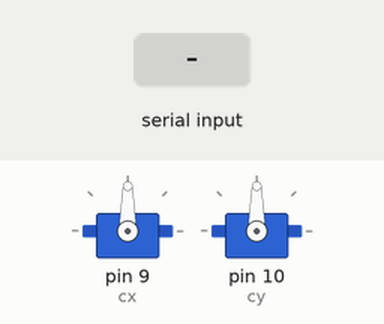
This sketch was run on a simulated Arduino Uno, built with avr-gcc and run on an emulated ATmega328P. Parts: 2 × servo. Inputs (shaded band) come from the test bench.

Above: at 1.2 s.
1.3 s: "90,45\n" received over Serial
At 2.2 s:
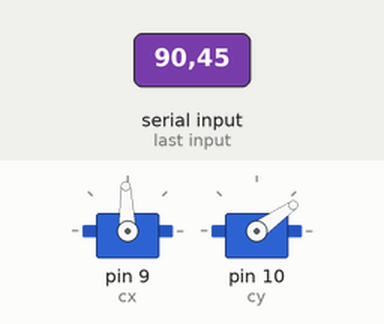
2.9 s: "30,150\n" received over Serial
At 3.5 s:
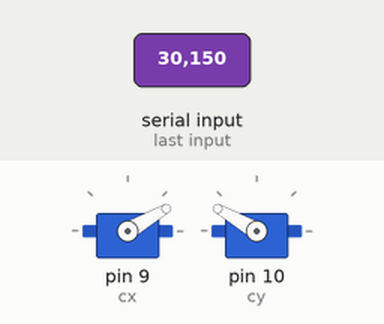
4.4 s: "5\n" received over Serial
At 6.6 s:
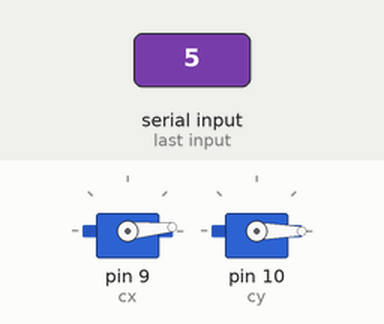
6.9 s: "90\n" received over Serial
At 8.4 s:
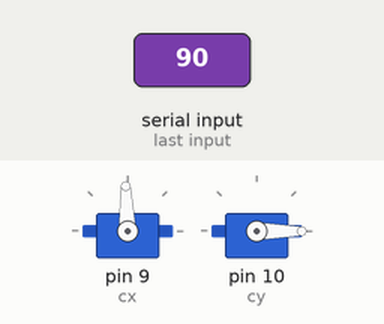
9.5 s: "1,90\n" received over Serial
At 10.8 s:
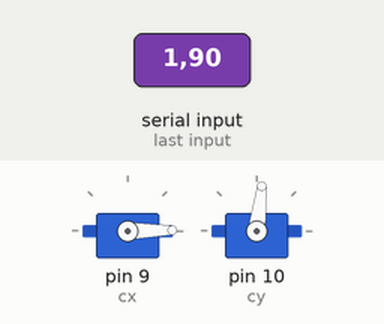
11.1 s: "1,90,45\n" received over Serial
At 13.0 s:
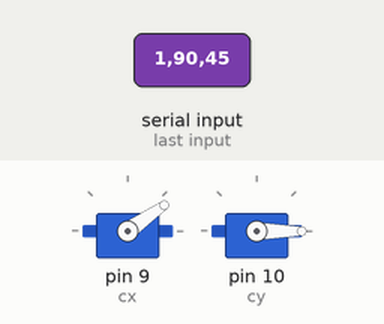
Timing chart, 0 to 14.5 s (numbered marks = the images above; inputs shaded):
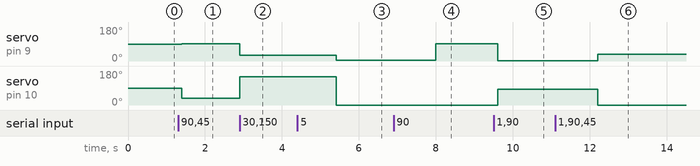

Measured:
- after the input at 1.3 s, servo on pin 9 (cx): 90° → 92° after 0.10 s; servo on pin 10 (cy): 90° → 35° after 0.10 s
- after the input at 2.9 s, servo on pin 9 (cx): 92° → 30° at once; servo on pin 10 (cy): 35° → 150° at once
- after the input at 4.4 s, servo on pin 9 (cx): 30° → 5° after 1.0 s; servo on pin 10 (cy): 150° → 0° after 1.0 s
- after the input at 6.9 s, servo on pin 9 (cx): 5° → 92° after 1.1 s
- after the input at 9.5 s, servo on pin 9 (cx): 92° → 1° after 0.10 s; servo on pin 10 (cy): 0° → 83° after 0.10 s
- after the input at 11.1 s, servo on pin 9 (cx): 1° → 35° after 1.1 s; servo on pin 10 (cy): 83° → 0° after 1.1 s

The sketch:

comunicacion_Servos_CX_CY_V2.ino
```cpp
/*
 the public domain.

 http://www.arduino.cc/en/Tutorial/LiquidCrystalSerialDisplay

*/

// include the library code:
//#include <LiquidCrystal.h>
#include <Servo.h>
Servo cx;
Servo cy;
int valorE = 90;
int valorA = 90;
long positions[2];

// initialize the library by associating any needed LCD interface pin
// with the arduino pin number it is connected to
//const int rs = 12, en = 11, d4 = 5, d5 = 4, d6 = 3, d7 = 2;
//LiquidCrystal lcd(rs, en, d4, d5, d6, d7);

void setup() {
  cx.attach(9);
  cy.attach(10);
  // set up the LCD's number of columns and rows:
//  lcd.begin(16, 2);
  // initialize the serial communications:
  Serial.begin(9600);
}

void loop() {
  // when characters arrive over the serial port...
  if (Serial.available()) {

     // wait a bit for the entire message to arrive
    delay(100);
    // clear the screen
 //   lcd.clear();
    // read all the available characters
   while (Serial.available() > 1) {
      // display each character to the LCD
  //    lcd.write(Serial.read());
      int valorE = Serial.parseInt();
      int valorA = Serial.parseInt();
     // Serial.print(valorA);
     // Serial.println(valorE);
     positions[0] =  (convierte_x(valorE));
     positions[1] = (convierte_y(valorA)) ;
    cx.write( positions[0]);
   // Serial.print(positions[0]);
    cy.write(positions[1]);
    // Serial.println(positions[1]);
    }
  }
}
//....................................................................
/*
Gus esta es una funcion que cambia un valor de x por otro que vos cargas en la tabla. te puse un ejemplo con 10 valores para no escribir 180 valores.
Esp te lo dejo a vos como trabajo practico. Para hacer la conversion en el programa haces:
xcambiado=convierte_x(7);   por ejemplo
*/
int convierte_x(unsigned int xoriginal) {
  int resultado = 0;
  int tabla[]={0,1,2,3,4,5,6,7,8,9,10,11,12,13,14,15,16,17,18,19,20,21,22,23,24,25,26,27,28,29,30,35,35,35,35,35,35,35,35,35,35,35,35,35,35,35,35,36,37,39,40,41,42,44,44,46,48,49,50,52,53,54,55,57,58,59,61,62,63,64,66,67,68,70,71,72,74,75,76,78,79,80,81,82,84,85,86,88,89,90,92,93,94,96,97,98,100,101,102,103,104,106,107,108,110,111,113,114,115,117,118,119,120,122,123,124,125,127,128,129,131,132,133,135,136,137,139,140,141,142,144,145,146,146,146,146,146,146,146,146,146,146,146,146,146,146,146,147,148,149,150,151,153,154,155,156,157,158,159,160,161,162,163,164,165,166,167,168,169,170,171,172,173,174,175,176,177,178,179,180,181,182,183,184,185};
   //pixeles   0,1,2,3,4,5,6,7,8,9,10,11,12,13,14,15,16,17,18,19,20,21,22,23,24,25,26,27,28,29,30,31,32,33,34,35,36,37,38,39,40,41,42,43,44,45,46,47,48,49,50,51,52,53,54,55,56,57,58,59,60,61,62,63,64,65,66,67,68,69,70,71,72,73,74,75,76,77,78,79,80,81,82,83,84,85,86,87,88,89,90,91,92,93,94,95,96,  97,  98,99,100,101,102,103,104,105,106,107,108,109,110,111,112,113,114,115,116,117,118,119,120,121,122,123,124,125,126,127,128,129,130,131,132,133,134,135,136,137,138,139,140,141,142,143,144,145,146,147,148,149,150,151,153,154,155,156,157,158,159,160,161,162,163,164,165,166,167,168,169,170,171,172,173,174,175,176,177,178,179,180,181,182,183,184,185
  // convierte valor de entrada en valor de salida
  resultado = tabla[xoriginal];
  return (resultado);
}
int convierte_y(unsigned int yoriginal) {
  int resultado = 0;
  int tabla[]={0,1,2,3,4,5,6,7,8,9,10,11,12,13,14,15,16,17,18,19,20,21,22,23,24,25,26,27,28,29,30,31,32,33,34,35,35,35,35,35,35,35,35,35,35,35,35,35,35,35,35,35,35,35,35,35,35,37,39,40,41,43,44,46,47,48,50,52,53,54,55,57,58,60,61,62,64,65,67,68,70,71,72,74,76,77,78,79,80,81,83,84,85,87,88,89,91,92,93,94,96,98,99,101,102,103,104,105,107,108,109,110,112,113,114,115,117,118,119,121,122,123,124,126,127,128,129,130,132,133,134,135,137,138,139,140,142,143,144,145,145,145,145,145,145,145,146,147,148,149,150,151,153,154,155,156,157,158,159,160,161,162,163,164,165,166,167,168,169,170,171,172,173,174,175,176,177,178,179,180,181,182,183,184,185};
   //pixe 0,1,2,3,4,5,6,7,8,9,10,11,12,13,14,15,16,17,18,19,20,21,22,23,24,25,26,27,28,29,30,31,32,33,34,35,36,37,38,39,40,41,42,43,44,45,46,47,48,49,50,51,52,53,54,55,56,57,58,59,60,61,62,63,64,65,66,67,68,69,70,71,72,73,74,75,76,77,78,79,80,81,82,83,84,85,86,87,88,89,90,91,92,93,94,95,96,97,98,99,100,101,102,103,104,105,106,107,108,109,110,111,112,113,114,115,116,117,118,119,120,121,122,123,124,125,126,127,128,129,130,131,132,133,134,135,136,137,138,139,140,141,142,143,144,145,146,147,148,149,150,151,153,154,155,156,157,158,159,160,161,162,163,164,165,166,167,168,169,170,171,172,173,174,175,176,177,178,179,180,181,182,183,184,185};
  // convierte valor de entrada en valor de salida
  resultado = tabla[yoriginal];
  return (resultado);
}
//....................................................................
```
